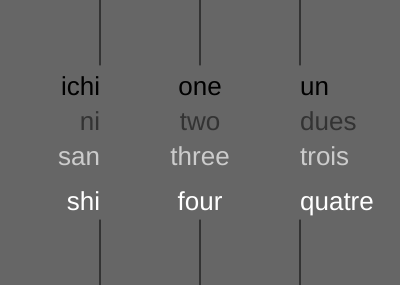
Frame 1 (no input)
Frame 60 (no input): identical to frame 1, image omitted
Frame 120 (the mouse pressed at the canvas centre since frame 60): identical to frame 1, image omitted

The p5.js sketch that drew this single still picture (run headless with seeded random() and noise() and a simulated clock; from frame 60 on, the mouse is pressed at the canvas centre):

// p5.js sketch
// ── sketch.js
/**
 * Words. 
 * loads a font then uses text() function to write words to screen
 * The text() function is used for writing words to the screen.
 */

// PFont f;

function setup() {
  createCanvas(400, 285);

  // Create the font
  // printArray(PFont.list());
  //f = createFont("Georgia", 24);
  //textFont(f);
  
  textSize(26);
}

function draw() {
  color(255, 200, 200)
  background(102);
  textAlign(RIGHT);
  drawTypeCN(width * 0.25);
  textAlign(CENTER);
  drawTypeEN(width * 0.5);
  textAlign(LEFT);
  drawTypeFR(width * 0.75);
}

function drawTypeCN(x) {
  line(x, 0, x, 65);
  line(x, 220, x, height);
  fill(0);
  text("ichi", x, 95);
  fill(51);
  text("ni", x, 130);
  fill(204);
  text("san", x, 165);
  fill(255);
  text("shi", x, 210);
}

function drawTypeEN(x) {
  line(x, 0, x, 65);
  line(x, 220, x, height);
  fill(0);
  text("one", x, 95);
  fill(51);
  text("two", x, 130);
  fill(204);
  text("three", x, 165);
  fill(255);
  text("four", x, 210);
}

function drawTypeFR(x) {
  line(x, 0, x, 65);
  line(x, 220, x, height);
  fill(0);
  text("un", x, 95);
  fill(51);
  text("dues", x, 130);
  fill(204);
  text("trois", x, 165);
  fill(255);
  text("quatre", x, 210);
}
